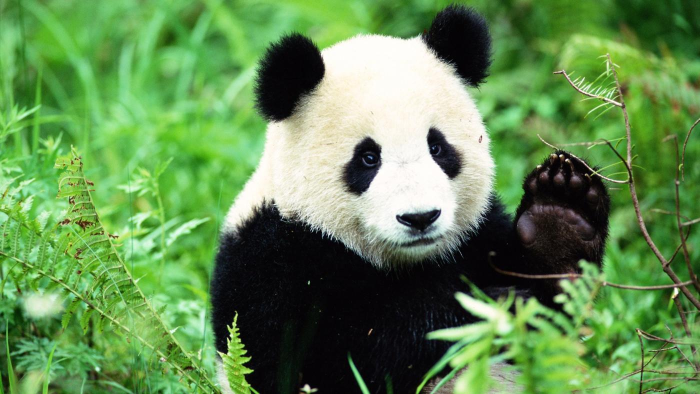
%> input picture HW2/panda.jpg, 1400 x 788 px (shown at 1/2 size)
$ octave --eval "segment;"   (GNU Octave 9; MATLAB toolbox functions it lacks are replaced by stand-ins)
%> lines starting %> are read from the running program, lines starting %| are printed output that depends on the picture
### HW2/my_kmeans.m

% Inputs:
%   A = an NxD data matrix where N is the number of samples
%       and D is the dimensionality of your feature representation
%
%   K = number of clusters to output
%
%   iters = number of iterations to run for K-means
%
% Outputs:
%   ids = an Nx1 output containing the data membership IDs of each sample
%         (denoted by indices randing from 1 to K, where K is the number
%         of clusters)
%
%   means = a KxD matrix containing the mean/center for each cluster
%
%   ssd = a scalar measuring the final SSD error of the clustering,
%         i.e. the sum of the squared distances between points and their
%         assigned means, summed over all clusters.
function [ids, means, ssd] = my_kmeans(A, K, iters)


    % 1.
    % First, initialize the cluster means randomly.
    % Get the range of the feature space, separately for each
    % feature dimension (compute max and min and take the difference)
    % and use this to request random numbers in that range. Check
    % the documentation for rand.

    % Determine max and min for every dimension
    % ranges = dimensions x 2 (max,min) matrix
    ranges = zeros(size(A,2), 2);

    D = size(A,2);

    % Calculate range for each dimension
    for dimension = 1: D
        % Calculate min
        ranges(dimension,1) = min(A(:,dimension));

        % Calculate max
        ranges(dimension,2) = max(A(:,dimension));
    end

    % Initialize random cluster means
    means = zeros(K, D);

    for k = 1: K
        for d = 1: D
            means(k, d) = (ranges(d,2)-ranges(d,1)).*rand(1,1) + ranges(d,1);
        end
    end

    for q = 1: iters

        % 2.
        % Then, iterate over the following two steps. The first
        % step is to compute the memberships for each data sample. Use Matlab's
        % function pdist2 to efficiently compute distances (check its
        % documentation to see what inputs it expects). Then for each sample,
        % find the min distance and the cluster that gives this min distance.

        % Now that I have the cluster centers, I have to figure out
        % which cluster center each data point is closest to.
        % Calculate the distance each point is from each cluster center
        % [ point1fromcluster1 point1fromcluster2 point1fromcluster3 ...]
        distances = pdist2(A, means);

        % initialize ids
        ids = zeros(size(A,1),1);

        for r = 1:size(distances, 1)
            [~, ids(r)] = min(distances(r, :));
        end

        % 3.
        % The second step is to recompute the cluster means, simply
        % taking the average across samples assigned to that cluster, for each
        % feature dimension.

        % Now each point belongs to one of the clusters. I must now take each
        % cluster and recompute its center by taking the mean of each
        % dimension.

        % Total number of points belonging to a cluster
        totalPoints = zeros(K, 1);

        % Holds the temporary sums of each dimension for a cluster
        sums = zeros(1, D);

        for k = 1 : K
            for id = 1 : size(ids)
                if (ids(id) == k)

                    % Get point from A --> A(id, :)
                    point = A(id, :);
                    totalPoints(k, 1) = totalPoints(k, 1) + 1;

                    % Add each  dimension to a sum
                    for d = 1 : D
                        sums(1,d) = sums(1,d) + point(1,  d);
                    end

                    % At end, divide each sum by total data in that cluster and
                    % update the cluster center array (means).
                    if(totalPoints(k,1) ~= 0)
                        for d = 1 : D
                            means(k,d) = sums(1,d) / totalPoints(k,1);
                        end
                    end

                end
            end
            % Reset sums
            sums = zeros(1, D);
        end
    end

   % 4. Finally, compute the overall SSD error. It helps to keep track of
   % the min distance per sample as you iterate.
    ssd = 0;
    squaredDiff = 0;
    for k = 1 : K
            for id = 1 : size(ids)
                if (ids(id) == k)
                    % Get point from A --> A(id, :)
                    point = A(id, :);

                    % Subtract point from center
                    tempDiff = point - means(k,:);

                    % Take magnitude of the difference
                    magnitude = norm(tempDiff, 2);

                    % Square the magnitude
                    magnitude = magnitude * magnitude;

                    % Add this to counter
                    squaredDiff = squaredDiff + magnitude;
                end
            end
        % Add the sum of cluster to ssd
        ssd = ssd + squaredDiff;

        % Reset the squared difference
        squaredDiff = 0;
    end

end

### HW2/restarts.m

% K-means is sensitive to the random choice of initial clusters. To improve
% your odds of getting a good clustering, implement a wrapper function
% restarts.m to do R random restarts and return the clustering with the
% lowest SSD error.
%
% All inputs are the same as my_kmeans, except R.
%
% Inputs:
%   R = a scalar denoting how many random restarts to perform.
%
% Outputs:
%   Outputs are the same, execpt that the SSD is the lowest for the R
%   random restarts.
function [ids, means, ssd] = restarts(A, K, iters, R)

    % Run function once to get the first ssd
    [ids_least, means_least, ssd_least] = my_kmeans(A, K, iters);

    for restart = 1 : (R-1)
        [ids_temp, means_temp, ssd_temp] = my_kmeans(A, K, iters);

        % If the ssd from any subsequent run is less than the first call of
        % the function, then we update the data.
        if (ssd_temp < ssd_least)
            ids_least = ids_temp;
            means_least = means_temp;
            ssd_least = ssd_temp;
        end
    end

    % Output data that corresponds with minimized SSD
    ids = ids_least;
    means = means_least;
    ssd = ssd_least;
end

### HW2/segment.m


function [] = segment()

% 1.
% Download the following images: panda, cardinal, and pittsburgh.
% Load them in Matlab using im = imread(filename);. This will return a HxWx3
% matrix per image, where H and W denote height and width, and the image has
% three channels (R, G, B). Convert the image to double format. To avoid a
% long run of your code, downsample the images (reduce their size)
% e.g. using im = imresize(im, [100 100]);.


% Read in images
panda_original = imread('panda.jpg');
%> panda_original is the input picture: size 788x1400x3 uint8; mean R, G, B 98.2, 139.5, 81.5
cardinal_original = imread('cardinal.jpg');
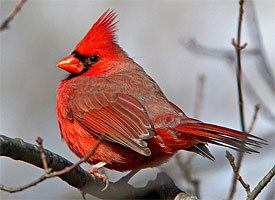
%> input picture HW2/cardinal.jpg, 275 x 200 px
%> cardinal_original is the input picture: size 200x275x3 uint8; mean R, G, B 154.3, 130.1, 127.9
pittsburgh_original = imread('pittsburgh.png');
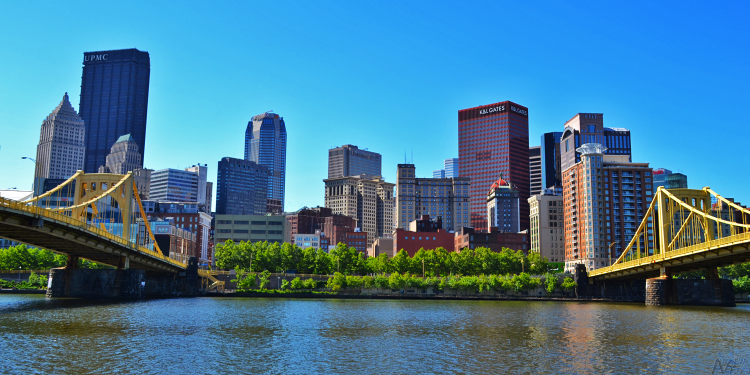
%> input picture HW2/pittsburgh.png, 1500 x 750 px (shown at 1/2 size)
%> pittsburgh_original is the input picture: size 750x1500x3 uint8; mean R, G, B 71.5, 122.5, 149.7

% Convert images to double format
panda_double = im2double(panda_original);
cardinal_double = im2double(cardinal_original);
pittsburgh_double = im2double(pittsburgh_original);

% Resize images
panda = imresize(panda_double, [100 100]);
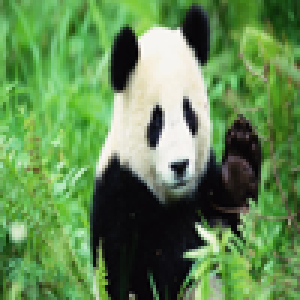
%> panda: size 100x100x3 double (shown 3 times larger); mean R, G, B 0.385, 0.547, 0.32; drawn with min black and max white
cardinal = imresize(cardinal_double, [100 100]);
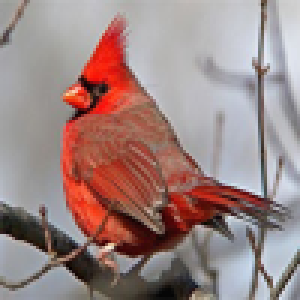
%> cardinal: size 100x100x3 double (shown 3 times larger); mean R, G, B 0.605, 0.51, 0.501; drawn with min black and max white
pittsburgh = imresize(pittsburgh_double, [100 100]);
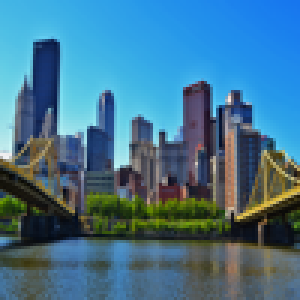
%> pittsburgh: size 100x100x3 double (shown 3 times larger); mean R, G, B 0.28, 0.48, 0.587; drawn with min black and max white

% 2.
% To perform segmentation, you need a representation for every image
% pixel. We will use a three- dimensional feature representation for each
% pixel, consisting of the R, G and B values of each pixel.
% Use im = reshape(im, H*W, 3); to convert the 3D matrix into a 2D matrix
% with pixels as the rows and channels (features) as the columns. Use the
% random restarts function you wrote above, to perform clustering over the
% pixels of the image.
panda_2d = reshape(panda, 100*100, 3);
cardinal_2d = reshape(cardinal, 100*100, 3);
pittsburgh_2d = reshape(pittsburgh, 100*100, 3);

% Use the random restarts function you wrote above, to perform clustering
% over the pixels of the image.
[ids_panda, means_panda, ssd_panda] = restarts(panda_2d, 15, 15, 15);
%> after the loop in my_kmeans, `for dimension = 1: D`: ranges = [-0.0023 1.03; -0.0166 1.02; 0.00507 1]
%> after the loop in my_kmeans, `for k = 1: K`: means = 15 rows, first 12: [0.87 0.767 0.425; 0.265 0.512 0.409; 0.807 0.297 0.481; 0.6 0.922 0.509; 0.289 0.765 0.623; 0.257 0.924 0.987; 0.835 0.916 0.315; 0.752 0.913 0.688; 0.486 0.0875 0.439; 0.629 0.927 0.97; 0.491 0.878 0.265; 0.829 0.551 0.0191]
%> after the loop in my_kmeans, `for q = 1: iters`: means = 15 rows, first 12: [0.681 0.83 0.63; 0.207 0.377 0.139; 0.328 0.484 0.261; 0.534 0.813 0.47; 0.416 0.7 0.34; 0.257 0.924 0.987; 0.492 0.782 0.326; 0.878 0.896 0.8; 0.0458 0.0497 0.0503; 0.981 0.97 0.935; 0.338 0.628 0.223; 0.829 0.551 0.0191]; point = [0.46 0.552 0.378]; sums = [0 0 0]; totalPoints = [374; 1278; 773; 839; 1317; 0; 732; 399; 2015; 722; 1322; 0; 229; 0; 0]
%> the loop in my_kmeans, `for k = 1 : K` made 15 passes
%> ssd on passes 1 to 12: 4.58, 22.32, 31.57, 37.22, 45.09, 45.09, 49.69, 52.18, 62.11, 63.62, 73.67, 73.67
%> after the loop in my_kmeans, `for k = 1 : K`: magnitude = 0.0213; tempDiff = [-0.0794 -0.0469 -0.113]
%> in restarts, `[ids_least, means_least, ssd_least] = my_kmeans(A, K, iters);`: means_least has the same summary as means in my_kmeans; ssd_least = 76.75
[ids_cardinal, means_cardinal, ssd_cardinal] = restarts(cardinal_2d, 5, 10, 10);
[ids_pittsburgh, means_pittsburgh, ssd_pittsburgh] = restarts(pittsburgh_2d, 5, 10, 10);


% 3. Then recolor the pixels of each image according to their cluster
% membership. In particular, replace each pixel with the average R, G, B values
% for the cluster to which the pixel belongs (i.e. recolor using the cluster
% means). Show the recolored image using imshow, but convert it to format
% uint8 before displaying.

for row = 1: 100
    for col = 1: 100

        % Panda image
      	for d = 1: size(means_panda,2)
           panda(row,col,d) =  means_panda(ids_panda(((col-1)*100 + row),1),d);
        end

        % Cardinal image
        for d = 1: size(means_cardinal,2)
           cardinal(row,col,d) =  means_cardinal(ids_cardinal(((col-1)*100 + row),1),d);
        end

        % Pittsburgh image
        for d = 1: size(means_pittsburgh,2)
           pittsburgh(row,col,d) =  means_pittsburgh(ids_pittsburgh(((col-1)*100 + row),1),d);
        end

    end
end


% Convert image to uint8....as per professor's piazza answer, there is no
% need to convert if image displays fine...
% panda_2d =  uint8(panda_2d);


% UNCOMMENT TO SEE THE DIFFERENT IMAGES....
% Display images
imshow(panda);
% imshow(cardinal);
% imshow(pittsburgh);

end
%> (the run ends here)
